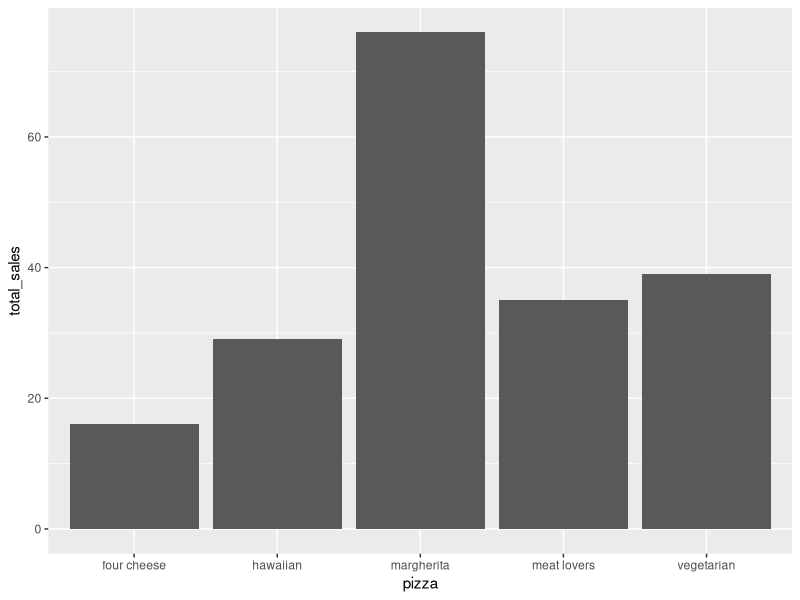
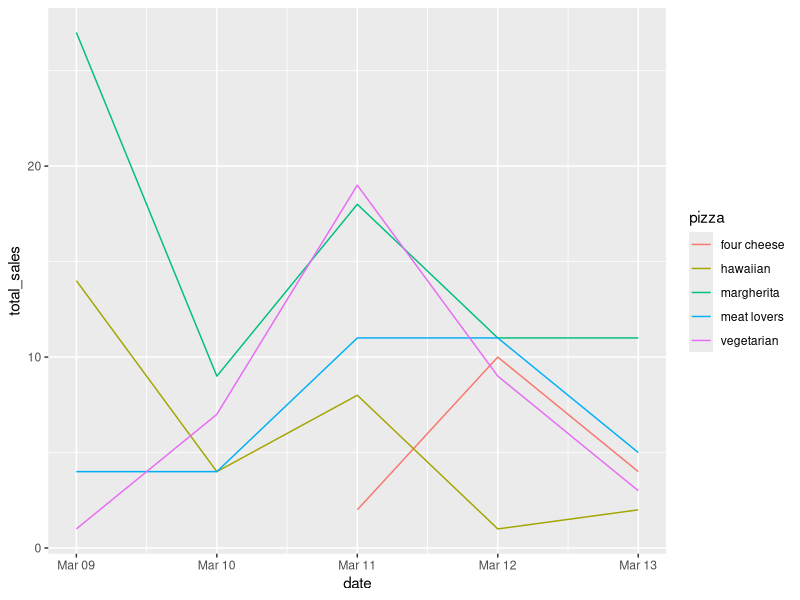
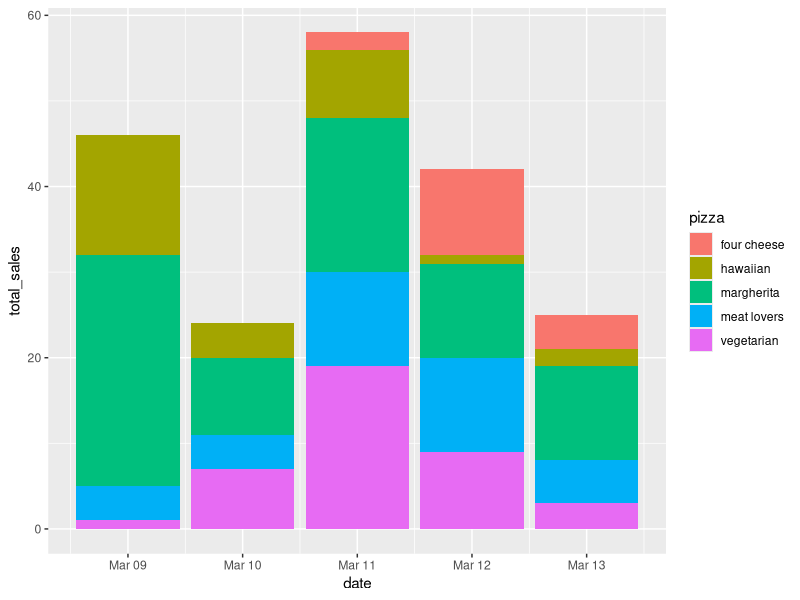
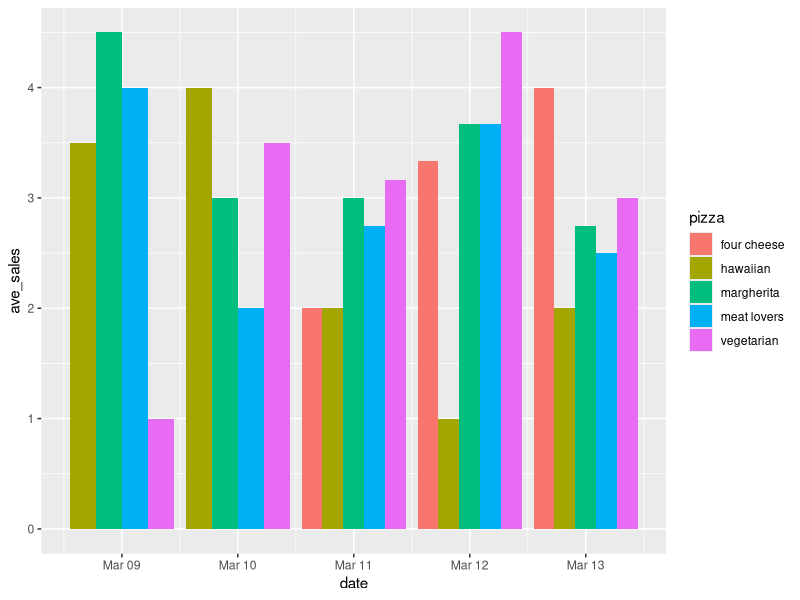

Source code (R) for these figures, in order:
# Pizza sales

##### 1. Load packages #######
library(tidyverse)
library(lubridate)

##### 2. Load data #######
sales_data <- read.csv("sales/202003_sales.csv")

##### 3. Create summaries #####

# Monthly sales per pizza type
# This code creates a new dataframe (summary table), sales_summary, with three
# columns: pizza, month, and total sales by pizza and month. The group_by() 
# function grouped the sales_data by pizza and month, and the summarize() 
# function summed summed the number of pizzas sold for each pizza x month 
# combination.
sales_summary <- sales_data %>%
  group_by(pizza, month) %>% 
  summarize(total_sales = sum(number))

ggplot(data = sales_summary, aes(x = pizza, y = total_sales))+
  geom_bar(stat = "identity")

# Daily sales
# Create "proper" dates
sales_data$date <- ymd(paste(sales_data$year, "/", sales_data$month, "/", sales_data$day))  

# Summarize data
# This code creates a new dataframe (summary table), sales_summary_daily, with 
# three columns: pizza, date, and total sales by pizza and date. The group_by()
# function grouped the sales_data by pizza and date (created in the step above),
# and the summarize() function summed the number of pizzas sold for each 
# pizza x date combination.
sales_summary_daily <- sales_data %>%
  group_by(pizza, date) %>% 
  summarize(total_sales = sum(number))

# Plot
ggplot(data = sales_summary_daily, aes(x = date, y = total_sales, color = pizza))+
  geom_line()

ggplot(data = sales_summary_daily, aes(x = date, y = total_sales, fill = pizza))+
  geom_bar(stat = "identity")

# Average data
# This code creates a new dataframe (summary table), sales_ave_daily, with three
# columns: pizza, date, and mean number of sales by pizza and date. The group_by() 
# function grouped the sales_data by pizza and date, and the summarize() 
# function averages number of sales for each pizza x date combination. The 
sales_ave_daily <- sales_data %>%
  group_by(pizza, date) %>% 
  summarize(ave_sales = mean(number))

ggplot(data = sales_ave_daily, aes(x = date, y = ave_sales, fill = pizza))+
  geom_bar(stat = "identity", position = "dodge")
